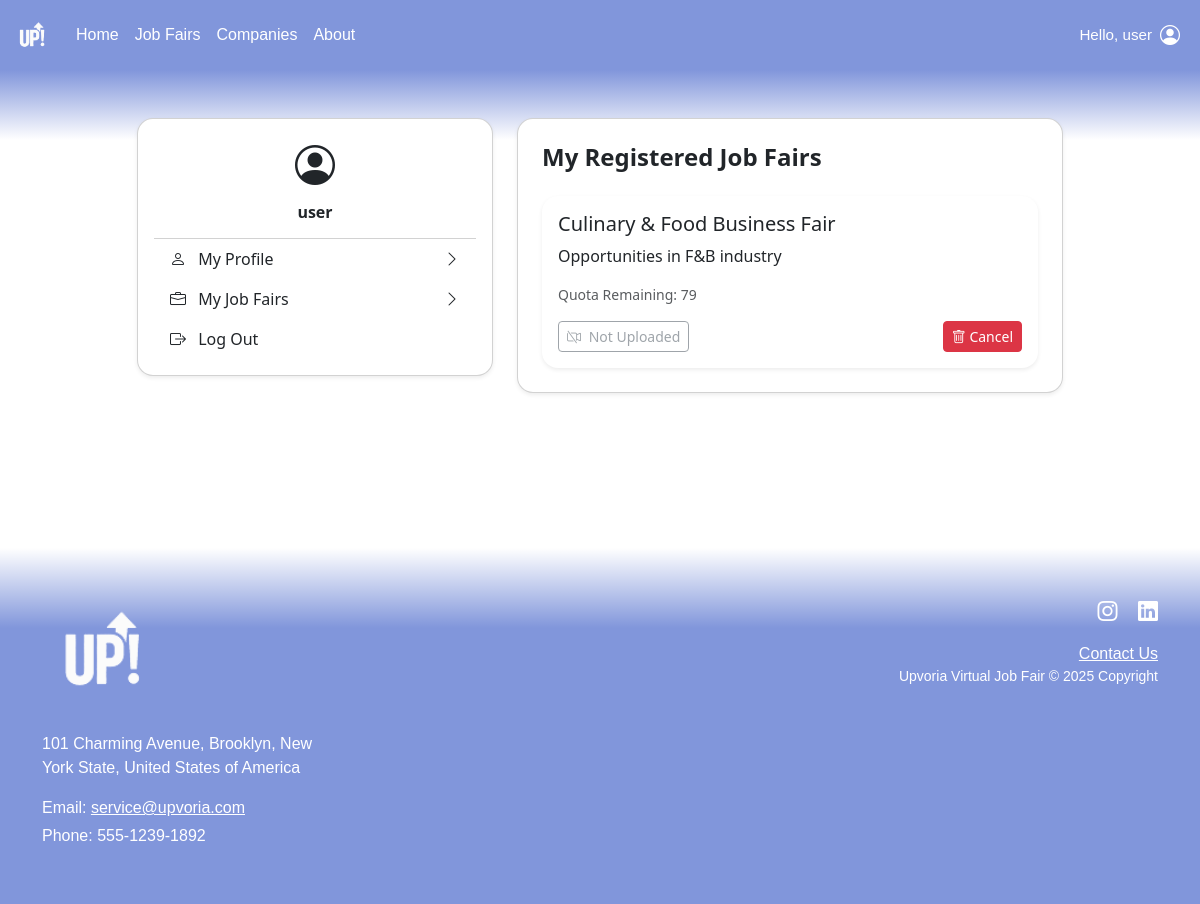
The app's page /user/my_job_fairs.php (signed in) with its own data.
### tables this page shows
CREATE TABLE `users` (
  `id` int(11) NOT NULL,
  `name` varchar(100) NOT NULL,
  `email` varchar(100) NOT NULL,
  `password` varchar(255) NOT NULL,
  `created_at` timestamp NOT NULL DEFAULT current_timestamp()
);

CREATE TABLE `job_fair_registrations` (
  `id` int(11) NOT NULL,
  `user_id` int(11) NOT NULL,
  `job_fair_id` int(11) NOT NULL,
  `registered_at` datetime DEFAULT current_timestamp()
);

CREATE TABLE `job_fairs` (
  `id` int(11) NOT NULL,
  `job_fair_name` varchar(255) DEFAULT NULL,
  `short_desc` text DEFAULT NULL,
  `long_desc` text DEFAULT NULL,
  `users_joined` mediumtext DEFAULT NULL,
  `quota_total` int(11) DEFAULT NULL,
  `quota_remaining` int(11) DEFAULT NULL,
  `gmeet_link` varchar(255) DEFAULT NULL,
  `datetime` datetime DEFAULT NULL,
  `company_name` varchar(255) DEFAULT NULL
);

### user/my_job_fairs.php (the view, shortened to what this page needs)
<?php
include '../db.php';
$user_id = $_SESSION['user_id'] ?? null;
$stmt = $conn->prepare("SELECT name, email FROM users WHERE id = ?");
$stmt->bind_param("i", $user_id);
$stmt->execute();
$user = $stmt->get_result()->fetch_assoc();
$query = "SELECT r.id as registration_id, j.job_fair_name, j.gmeet_link, j.quota_remaining, j.short_desc
          FROM job_fair_registrations r
          JOIN job_fairs j ON r.job_fair_id = j.id
          WHERE r.user_id = ?";
$stmt = $conn->prepare($query);
$stmt->bind_param("i", $user_id);
$stmt->execute();
$result = $stmt->get_result();
$job_fairs = $result->fetch_all(MYSQLI_ASSOC);
?>
<!DOCTYPE html>
<html lang="en">
<head>
  <link href="https://cdn.jsdelivr.net/npm/bootstrap@5.3.7/dist/css/bootstrap.min.css" rel="stylesheet"/>
  <link href="https://cdn.jsdelivr.net/npm/bootstrap-icons@1.10.5/font/bootstrap-icons.css" rel="stylesheet">
  <link href="../assets/style.css" rel="stylesheet">
</head>
<body>
<?php include '../assets/navbar.php'; ?>
<div class="container py-5">
  <div class="row justify-content-center">
    <div class="col-md-4 mb-4">
      <div class="card shadow-sm rounded-4 p-3">
        <div class="text-center mb-3">
          <i class="bi bi-person-circle fs-1"></i>
          <h6 class="mt-2 mb-0 fw-semibold"><?= htmlspecialchars($user['name']) ?></h6>
        </div>
        <ul class="list-group list-group-flush">
          <a href="profile.php" class="list-group-item d-flex justify-content-between align-items-center border-0 text-decoration-none text-dark">
            <div><i class="bi bi-person me-2"></i> My Profile</div>
            <i class="bi bi-chevron-right"></i>
          </a>
          <a href="my_job_fairs.php" class="list-group-item d-flex justify-content-between align-items-center border-0 text-decoration-none text-dark">
            <div><i class="bi bi-briefcase me-2"></i> My Job Fairs</div>
            <i class="bi bi-chevron-right"></i>
          </a>
          <a href="../logout.php" class="list-group-item d-flex justify-content-between align-items-center border-0 text-decoration-none text-dark">
            <div><i class="bi bi-box-arrow-right me-2"></i> Log Out</div>
          </a>
        </ul>
      </div>
    </div>
    <div class="col-md-6">
      <div class="card shadow-sm rounded-4 p-4">
        <h4 class="fw-bold mb-4">My Registered Job Fairs</h4>
        <?php if (count($job_fairs) > 0): ?>
          <div class="row g-3">
            <?php foreach ($job_fairs as $fair): ?>
              <div class="col-12">
                <div class="card shadow-sm border-0 rounded-4">
                  <div class="card-body">
                    <h5 class="card-title"><?= htmlspecialchars($fair['job_fair_name']) ?></h5>
                    <p class="card-text"><?= htmlspecialchars($fair['short_desc']) ?></p>
                    <p class="text-muted small">Quota Remaining: <?= $fair['quota_remaining'] ?></p>
                    <div class="d-flex justify-content-between">
                     <?php if (!empty($fair['gmeet_link'])): ?>
                        <a href="<?= htmlspecialchars($fair['gmeet_link']) ?>" target="_blank" class="btn btn-success btn-sm">
                            Join GMeet <i class="bi bi-camera-video ms-1"></i>
                        </a>
                        <?php else: ?>
                        <button class="btn btn-outline-secondary btn-sm" disabled title="GMeet belum diunggah oleh penyelenggara">
                            <i class="bi bi-camera-video-off me-1"></i> Not Uploaded
                        </button>
                        <?php endif; ?>
                      <form method="post" action="delete_registration.php" onsubmit="return confirm('Are you sure you want to cancel this registration?')">
                        <button type="submit" class="btn btn-danger btn-sm">
                          <i class="bi bi-trash"></i> Cancel
                        </button>
                      </form>
                    </div>
                  </div>
                </div>
              </div>
            <?php endforeach; ?>
          </div>
        <?php else: ?>
          <p class="text-muted">You haven’t registered for any job fairs yet.</p>
        <?php endif; ?>
      </div>
    </div>
  </div>
</div>
<?php include '../assets/footer.php'; ?>
</body>
</html>

### assets/style.css (style rules this page uses)
body { margin: 0; padding: 0; }

### records on screen
users: name "user"
job_fair_registrations: job_fair.job_fair_name "Culinary & Food Business Fair", job_fair.short_desc "Opportunities in F&B industry", job_fair.quota_remaining "79"

### other values on screen
$_SESSION['name'] "user"
